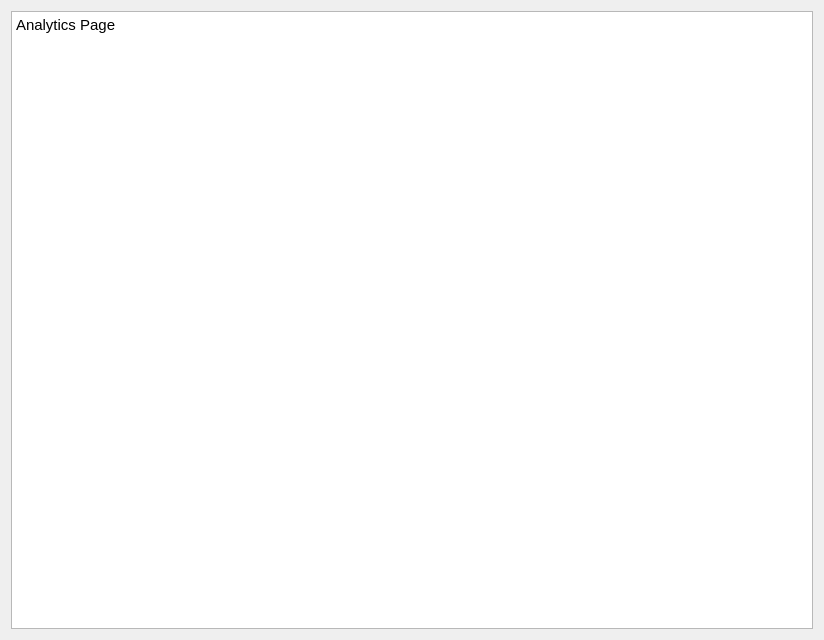
<?xml version="1.0" encoding="UTF-8"?>
<ui version="4.0">
 <class>AnalyticsPage</class>
 <widget class="QWidget" name="AnalyticsPage">
  <property name="geometry">
   <rect>
    <x>0</x>
    <y>0</y>
    <width>824</width>
    <height>640</height>
   </rect>
  </property>
  <property name="sizePolicy">
   <sizepolicy hsizetype="Expanding" vsizetype="Expanding">
    <horstretch>0</horstretch>
    <verstretch>0</verstretch>
   </sizepolicy>
  </property>
  <property name="windowTitle">
   <string>Form</string>
  </property>
  <layout class="QVBoxLayout" name="verticalLayout">
   <item>
    <widget class="QTextBrowser" name="textBrowser">
     <property name="html">
      <string>&lt;!DOCTYPE HTML PUBLIC &quot;-//W3C//DTD HTML 4.0//EN&quot; &quot;http://www.w3.org/TR/REC-html40/strict.dtd&quot;&gt;
&lt;html&gt;&lt;head&gt;&lt;meta name=&quot;qrichtext&quot; content=&quot;1&quot; /&gt;&lt;meta charset=&quot;utf-8&quot; /&gt;&lt;style type=&quot;text/css&quot;&gt;
p, li { white-space: pre-wrap; }
hr { height: 1px; border-width: 0; }
li.unchecked::marker { content: &quot;\2610&quot;; }
li.checked::marker { content: &quot;\2612&quot;; }
&lt;/style&gt;&lt;/head&gt;&lt;body style=&quot; font-family:'JetBrainsMono Nerd Font Mono'; font-size:11pt; font-weight:700; font-style:normal;&quot;&gt;
&lt;p style=&quot; margin-top:0px; margin-bottom:0px; margin-left:0px; margin-right:0px; -qt-block-indent:0; text-indent:0px;&quot;&gt;&lt;span style=&quot; font-family:'Adwaita Sans'; font-weight:400;&quot;&gt;Analytics Page&lt;/span&gt;&lt;/p&gt;
&lt;p style=&quot;-qt-paragraph-type:empty; margin-top:0px; margin-bottom:0px; margin-left:0px; margin-right:0px; -qt-block-indent:0; text-indent:0px; font-family:'Adwaita Sans'; font-weight:400;&quot;&gt;&lt;br /&gt;&lt;/p&gt;&lt;/body&gt;&lt;/html&gt;</string>
     </property>
    </widget>
   </item>
  </layout>
 </widget>
 <resources/>
 <connections/>
</ui>
